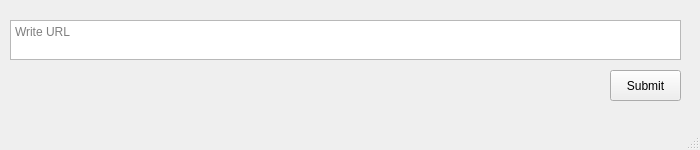
<?xml version="1.0" encoding="UTF-8"?>
<ui version="4.0">
 <class>MainWindow</class>
 <widget class="QMainWindow" name="MainWindow">
  <property name="geometry">
   <rect>
    <x>0</x>
    <y>0</y>
    <width>700</width>
    <height>150</height>
   </rect>
  </property>
  <property name="windowTitle">
   <string>MainWindow</string>
  </property>
  <widget class="QWidget" name="centralwidget">
   <widget class="QPushButton" name="btn">
    <property name="geometry">
     <rect>
      <x>610</x>
      <y>70</y>
      <width>71</width>
      <height>31</height>
     </rect>
    </property>
    <property name="text">
     <string>Submit</string>
    </property>
   </widget>
   <widget class="QTextEdit" name="inputURL">
    <property name="geometry">
     <rect>
      <x>10</x>
      <y>20</y>
      <width>671</width>
      <height>40</height>
     </rect>
    </property>
    <property name="placeholderText">
     <string>Write URL</string>
    </property>
   </widget>
  </widget>
  <widget class="QStatusBar" name="statusbar"/>
 </widget>
 <resources/>
 <connections/>
</ui>
